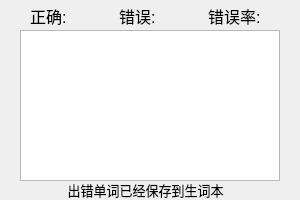
<?xml version="1.0" encoding="UTF-8"?>
<ui version="4.0">
 <class>Form</class>
 <widget class="QWidget" name="Form">
  <property name="geometry">
   <rect>
    <x>0</x>
    <y>0</y>
    <width>300</width>
    <height>200</height>
   </rect>
  </property>
  <property name="windowTitle">
   <string>Form</string>
  </property>
  <widget class="QWidget" name="horizontalLayoutWidget">
   <property name="geometry">
    <rect>
     <x>30</x>
     <y>0</y>
     <width>261</width>
     <height>31</height>
    </rect>
   </property>
   <layout class="QHBoxLayout" name="horizontalLayout">
    <item>
     <widget class="QLabel" name="label">
      <property name="font">
       <font>
        <pointsize>12</pointsize>
       </font>
      </property>
      <property name="styleSheet">
       <string notr="true"/>
      </property>
      <property name="text">
       <string>正确:</string>
      </property>
      <property name="alignment">
       <set>Qt::AlignLeading|Qt::AlignLeft|Qt::AlignVCenter</set>
      </property>
     </widget>
    </item>
    <item>
     <widget class="QLabel" name="label_2">
      <property name="font">
       <font>
        <pointsize>12</pointsize>
       </font>
      </property>
      <property name="text">
       <string>错误:</string>
      </property>
      <property name="alignment">
       <set>Qt::AlignLeading|Qt::AlignLeft|Qt::AlignVCenter</set>
      </property>
     </widget>
    </item>
    <item>
     <widget class="QLabel" name="label_3">
      <property name="font">
       <font>
        <pointsize>12</pointsize>
       </font>
      </property>
      <property name="text">
       <string>错误率:</string>
      </property>
     </widget>
    </item>
   </layout>
  </widget>
  <widget class="QPushButton" name="backbutton">
   <property name="geometry">
    <rect>
     <x>0</x>
     <y>0</y>
     <width>30</width>
     <height>30</height>
    </rect>
   </property>
   <property name="text">
    <string/>
   </property>
   <property name="icon">
    <iconset resource="../resource.qrc">
     <normaloff>:/images/images/back.png</normaloff>:/images/images/back.png</iconset>
   </property>
   <property name="flat">
    <bool>true</bool>
   </property>
  </widget>
  <widget class="QTableView" name="tableView">
   <property name="geometry">
    <rect>
     <x>20</x>
     <y>30</y>
     <width>260</width>
     <height>151</height>
    </rect>
   </property>
   <property name="frameShadow">
    <enum>QFrame::Raised</enum>
   </property>
  </widget>
  <widget class="QLabel" name="label_4">
   <property name="geometry">
    <rect>
     <x>60</x>
     <y>182</y>
     <width>171</width>
     <height>16</height>
    </rect>
   </property>
   <property name="font">
    <font>
     <pointsize>10</pointsize>
    </font>
   </property>
   <property name="text">
    <string>出错单词已经保存到生词本</string>
   </property>
   <property name="alignment">
    <set>Qt::AlignCenter</set>
   </property>
  </widget>
 </widget>
 <resources>
  <include location="../resource.qrc"/>
 </resources>
 <connections/>
</ui>
